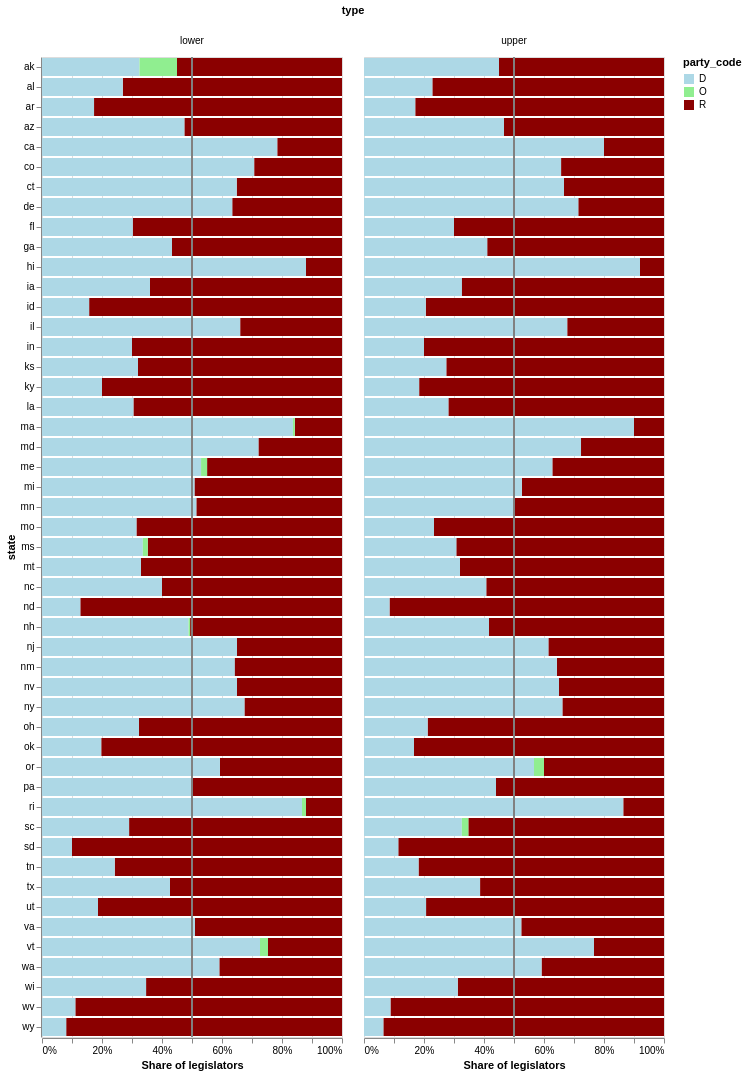

Notebook code cell kept with this figure:
### Markdown cell above
### 2.2 - Faceted Plot

Add a function `party_control_by_chamber` that contains the following elements:

- One bar per state, **along the Y axis**.
- Each bar should consist of a stack: a blue portion, a green portion, and a red portion, corresponding to the D, O, and R `party_code` respectively.
- A vertical line at the 50% mark, indicating (likely) party control.
- Finally, facet the chart on `type` so that you get a set of bars for the lower and upper chambers.

See `imgs/ex2.2.png` for an example.

### Code cell
def party_control_by_chamber(df):
    bars = alt.Chart().mark_bar().encode(
        y = "state",
        x = alt.X("count()").stack("normalize").axis(format="%").title("Share of legislators"),
        color = alt.Color("party_code").scale(
            domain = ["D", "O", "R"],
            range = ["lightblue", "lightgreen", "darkred"],
        ),
    )

    line = alt.Chart().mark_rule(color="gray").encode(
        x = alt.datum(0.5)
    )

    return alt.layer(bars, line, data=df).facet(column="type")

party_control_by_chamber(clean_party_df())

### Figure 1 — Vega-Lite specification as saved in the notebook (floating-point values rounded to 4 significant figures; data arrays with more than 128 entries replaced by an {"elided": "..."} marker saying what was removed)
{"config": {"view": {"continuousWidth": 300, "continuousHeight": 300}}, "data": {"name": "data-d7679c58276293e737dfb71eef47e792"}, "facet": {"column": {"field": "type", "type": "nominal"}}, "spec": {"layer": [{"mark": {"type": "bar"}, "encoding": {"color": {"field": "party_code", "scale": {"domain": ["D", "O", "R"], "range": ["lightblue", "lightgreen", "darkred"]}, "type": "nominal"}, "x": {"aggregate": "count", "axis": {"format": "%"}, "stack": "normalize", "title": "Share of legislators", "type": "quantitative"}, "y": {"field": "state", "type": "nominal"}}}, {"mark": {"type": "rule", "color": "gray"}, "encoding": {"x": {"datum": 0.5}}}]}, "$schema": "https://vega.github.io/schema/vega-lite/v6.4.1.json", "datasets": {"data-d7679c58276293e737dfb71eef47e792": {"elided": "7296 records"}}}
